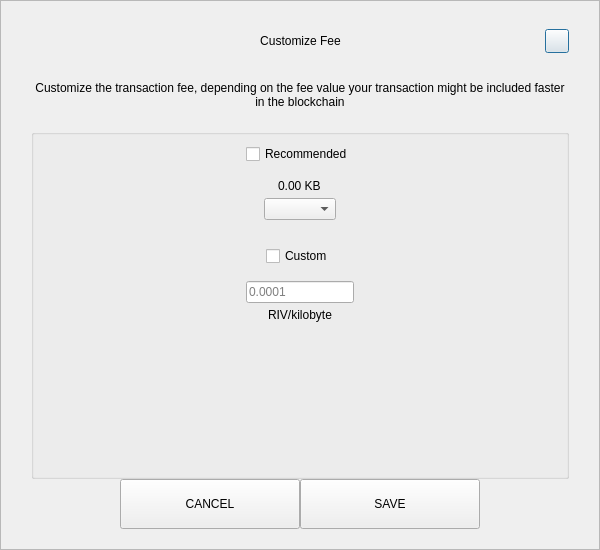
<?xml version="1.0" encoding="UTF-8"?>
<ui version="4.0">
 <class>SendCustomFeeDialog</class>
 <widget class="QDialog" name="SendCustomFeeDialog">
  <property name="geometry">
   <rect>
    <x>0</x>
    <y>0</y>
    <width>600</width>
    <height>550</height>
   </rect>
  </property>
  <property name="windowTitle">
   <string>Form</string>
  </property>
  <layout class="QVBoxLayout" name="verticalLayout_3">
   <property name="spacing">
    <number>0</number>
   </property>
   <property name="leftMargin">
    <number>0</number>
   </property>
   <property name="topMargin">
    <number>0</number>
   </property>
   <property name="rightMargin">
    <number>0</number>
   </property>
   <property name="bottomMargin">
    <number>0</number>
   </property>
   <item>
    <widget class="QFrame" name="frame">
     <property name="styleSheet">
      <string notr="true"/>
     </property>
     <property name="frameShape">
      <enum>QFrame::StyledPanel</enum>
     </property>
     <property name="frameShadow">
      <enum>QFrame::Raised</enum>
     </property>
     <layout class="QVBoxLayout" name="verticalLayout_2">
      <property name="spacing">
       <number>0</number>
      </property>
      <property name="leftMargin">
       <number>30</number>
      </property>
      <property name="topMargin">
       <number>20</number>
      </property>
      <property name="rightMargin">
       <number>30</number>
      </property>
      <property name="bottomMargin">
       <number>20</number>
      </property>
      <item>
       <layout class="QHBoxLayout" name="horizontalLayout_3">
        <property name="spacing">
         <number>0</number>
        </property>
        <item>
         <spacer name="horizontalSpacer_21">
          <property name="orientation">
           <enum>Qt::Horizontal</enum>
          </property>
          <property name="sizeHint" stdset="0">
           <size>
            <width>40</width>
            <height>20</height>
           </size>
          </property>
         </spacer>
        </item>
        <item>
         <widget class="QLabel" name="labelTitle">
          <property name="minimumSize">
           <size>
            <width>0</width>
            <height>40</height>
           </size>
          </property>
          <property name="maximumSize">
           <size>
            <width>16777215</width>
            <height>40</height>
           </size>
          </property>
          <property name="styleSheet">
           <string notr="true">padding-left:24px;</string>
          </property>
          <property name="text">
           <string>Customize Fee</string>
          </property>
          <property name="alignment">
           <set>Qt::AlignCenter</set>
          </property>
          <property name="margin">
           <number>7</number>
          </property>
         </widget>
        </item>
        <item>
         <spacer name="horizontalSpacer">
          <property name="orientation">
           <enum>Qt::Horizontal</enum>
          </property>
          <property name="sizeHint" stdset="0">
           <size>
            <width>40</width>
            <height>20</height>
           </size>
          </property>
         </spacer>
        </item>
        <item>
         <widget class="QPushButton" name="btnEsc">
          <property name="minimumSize">
           <size>
            <width>24</width>
            <height>24</height>
           </size>
          </property>
          <property name="maximumSize">
           <size>
            <width>24</width>
            <height>24</height>
           </size>
          </property>
          <property name="text">
           <string/>
          </property>
         </widget>
        </item>
       </layout>
      </item>
      <item>
       <spacer name="verticalSpacer_2">
        <property name="orientation">
         <enum>Qt::Vertical</enum>
        </property>
        <property name="sizeType">
         <enum>QSizePolicy::Fixed</enum>
        </property>
        <property name="sizeHint" stdset="0">
         <size>
          <width>20</width>
          <height>20</height>
         </size>
        </property>
       </spacer>
      </item>
      <item>
       <widget class="QLabel" name="labelMessage">
        <property name="text">
         <string>Customize the transaction fee, depending on the fee value your transaction might be included faster in the blockchain</string>
        </property>
        <property name="alignment">
         <set>Qt::AlignCenter</set>
        </property>
        <property name="wordWrap">
         <bool>true</bool>
        </property>
       </widget>
      </item>
      <item>
       <spacer name="verticalSpacer_3">
        <property name="orientation">
         <enum>Qt::Vertical</enum>
        </property>
        <property name="sizeType">
         <enum>QSizePolicy::Fixed</enum>
        </property>
        <property name="sizeHint" stdset="0">
         <size>
          <width>20</width>
          <height>20</height>
         </size>
        </property>
       </spacer>
      </item>
      <item>
       <widget class="QGroupBox" name="groupBox">
        <property name="title">
         <string/>
        </property>
        <layout class="QVBoxLayout" name="verticalLayout">
         <property name="leftMargin">
          <number>12</number>
         </property>
         <property name="rightMargin">
          <number>12</number>
         </property>
         <item>
          <layout class="QVBoxLayout" name="verticalLayout_4">
           <property name="spacing">
            <number>5</number>
           </property>
           <item alignment="Qt::AlignHCenter">
            <widget class="QCheckBox" name="checkBoxRecommended">
             <property name="text">
              <string>Recommended</string>
             </property>
            </widget>
           </item>
           <item>
            <spacer name="verticalSpacer_5">
             <property name="orientation">
              <enum>Qt::Vertical</enum>
             </property>
             <property name="sizeType">
              <enum>QSizePolicy::Fixed</enum>
             </property>
             <property name="sizeHint" stdset="0">
              <size>
               <width>20</width>
               <height>10</height>
              </size>
             </property>
            </spacer>
           </item>
           <item alignment="Qt::AlignHCenter">
            <widget class="QLabel" name="labelFee">
             <property name="text">
              <string>0.00 KB</string>
             </property>
            </widget>
           </item>
           <item alignment="Qt::AlignHCenter">
            <widget class="QComboBox" name="comboBoxRecommended"/>
           </item>
          </layout>
         </item>
         <item>
          <spacer name="verticalSpacer">
           <property name="orientation">
            <enum>Qt::Vertical</enum>
           </property>
           <property name="sizeType">
            <enum>QSizePolicy::Fixed</enum>
           </property>
           <property name="sizeHint" stdset="0">
            <size>
             <width>20</width>
             <height>20</height>
            </size>
           </property>
          </spacer>
         </item>
         <item>
          <layout class="QVBoxLayout" name="verticalLayout_5">
           <property name="spacing">
            <number>5</number>
           </property>
           <item alignment="Qt::AlignHCenter">
            <widget class="QCheckBox" name="checkBoxCustom">
             <property name="text">
              <string>Custom</string>
             </property>
            </widget>
           </item>
           <item>
            <spacer name="verticalSpacer_6">
             <property name="orientation">
              <enum>Qt::Vertical</enum>
             </property>
             <property name="sizeType">
              <enum>QSizePolicy::Fixed</enum>
             </property>
             <property name="sizeHint" stdset="0">
              <size>
               <width>20</width>
               <height>10</height>
              </size>
             </property>
            </spacer>
           </item>
           <item alignment="Qt::AlignHCenter">
            <widget class="QLineEdit" name="lineEditCustomFee">
             <property name="placeholderText">
              <string notr="true">0.0001</string>
             </property>
            </widget>
           </item>
           <item alignment="Qt::AlignHCenter">
            <widget class="QLabel" name="labelCustomFee">
             <property name="text">
              <string>RIV/kilobyte</string>
             </property>
            </widget>
           </item>
          </layout>
         </item>
         <item>
          <spacer name="verticalSpacer_4">
           <property name="orientation">
            <enum>Qt::Vertical</enum>
           </property>
           <property name="sizeHint" stdset="0">
            <size>
             <width>20</width>
             <height>40</height>
            </size>
           </property>
          </spacer>
         </item>
        </layout>
       </widget>
      </item>
      <item>
       <layout class="QHBoxLayout" name="horizontalLayout" stretch="1,2,2,1">
        <item>
         <spacer name="horizontalSpacer1">
          <property name="orientation">
           <enum>Qt::Horizontal</enum>
          </property>
          <property name="sizeHint" stdset="0">
           <size>
            <width>40</width>
            <height>20</height>
           </size>
          </property>
         </spacer>
        </item>
        <item>
         <widget class="QPushButton" name="btnCancel">
          <property name="minimumSize">
           <size>
            <width>180</width>
            <height>50</height>
           </size>
          </property>
          <property name="focusPolicy">
           <enum>Qt::NoFocus</enum>
          </property>
          <property name="text">
           <string>CANCEL</string>
          </property>
         </widget>
        </item>
        <item>
         <widget class="QPushButton" name="btnSave">
          <property name="minimumSize">
           <size>
            <width>180</width>
            <height>50</height>
           </size>
          </property>
          <property name="focusPolicy">
           <enum>Qt::NoFocus</enum>
          </property>
          <property name="text">
           <string>SAVE</string>
          </property>
         </widget>
        </item>
        <item>
         <spacer name="horizontalSpacer_2">
          <property name="orientation">
           <enum>Qt::Horizontal</enum>
          </property>
          <property name="sizeHint" stdset="0">
           <size>
            <width>40</width>
            <height>20</height>
           </size>
          </property>
         </spacer>
        </item>
       </layout>
      </item>
     </layout>
    </widget>
   </item>
  </layout>
 </widget>
 <resources/>
 <connections/>
</ui>
